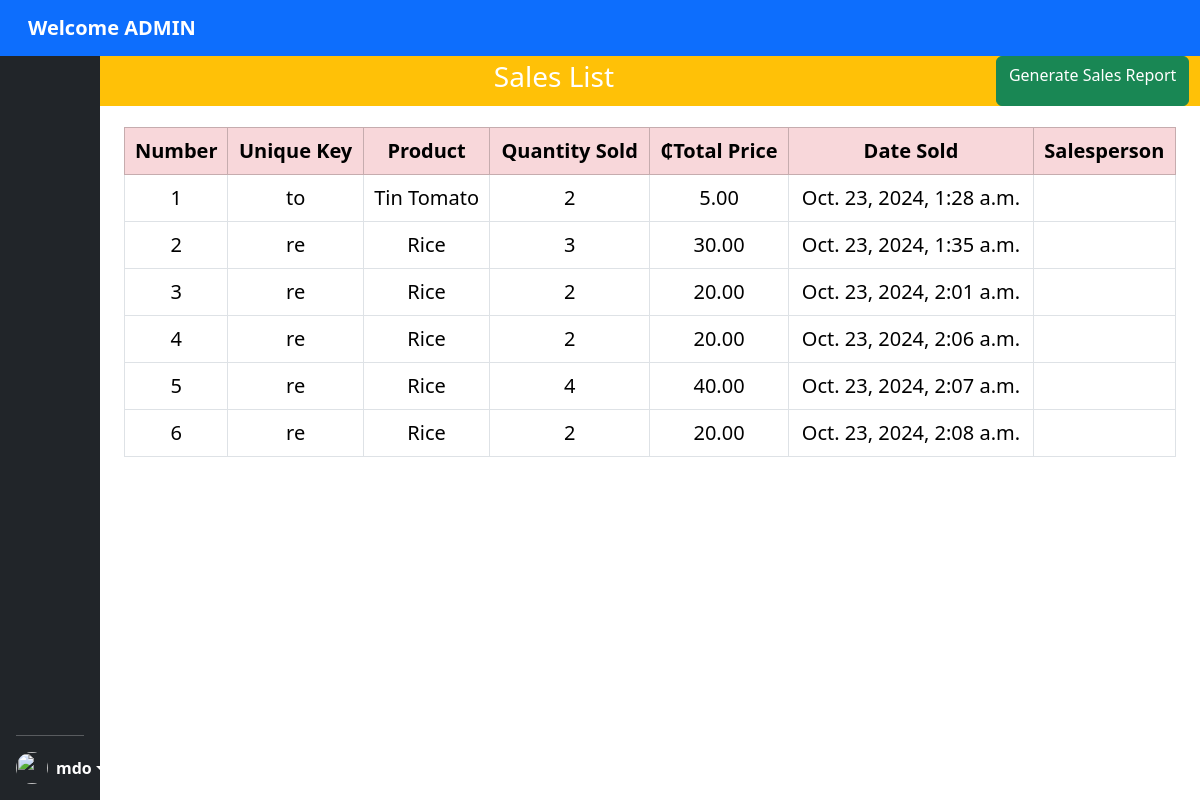
Before: /view-sales/ (signed in) with the older database file.
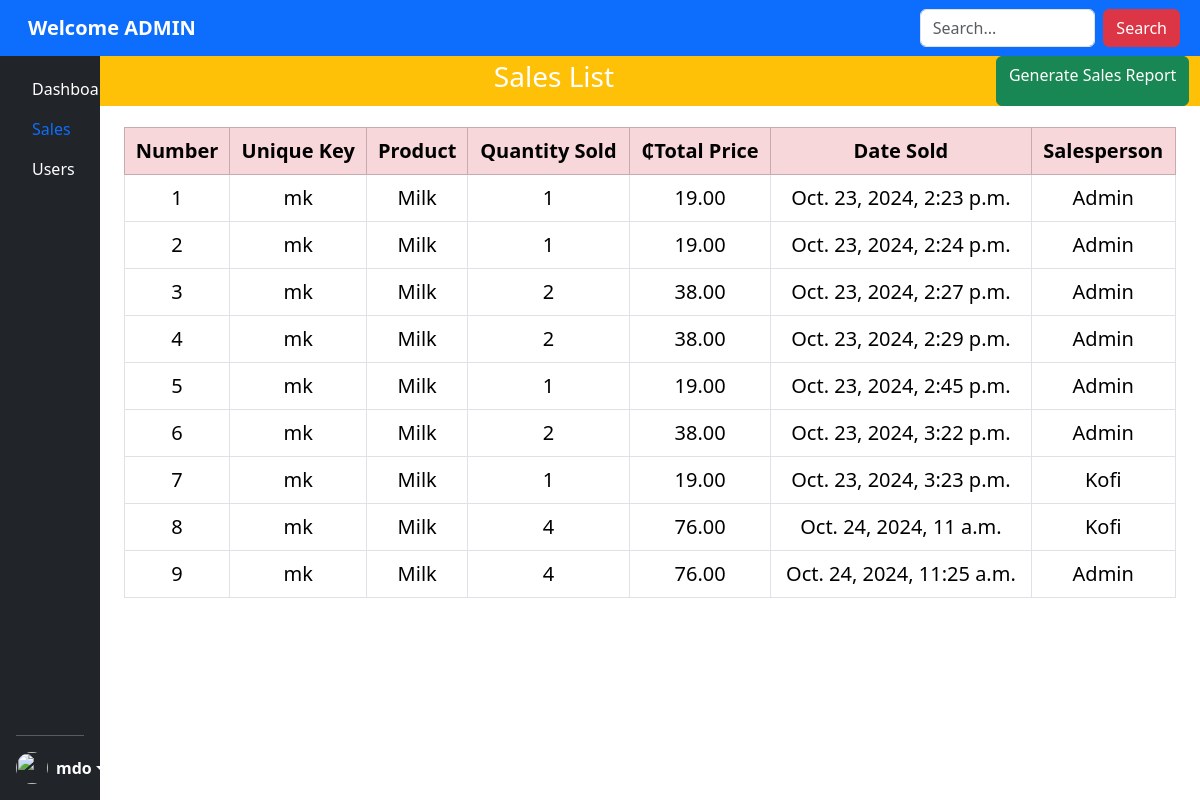
After: the same page with the newer database file.
### revision_app/models.py (models this page shows, shortened)
class Sale(models.Model):
    product = models.ForeignKey(Products, on_delete=models.CASCADE)
    quantity_sold = models.PositiveBigIntegerField()
    total_price = models.DecimalField(max_digits=10, decimal_places=2)
    salesperson = models.ForeignKey(User, on_delete=models.SET_NULL, null=True)  # Link the sale to a user
    date_sold = models.DateTimeField(default=timezone.now)
    unique_key = models.CharField(
        max_length=2,
        blank=True,
        editable=False
    )
    class Meta:
        verbose_name = 'Sale'
        verbose_name_plural = 'Sales'

class Products(models.Model):
    product_name = models.CharField(max_length=200, db_index=True)
    price = models.DecimalField(max_digits=10, decimal_places=2, db_index=True)
    stock = models.PositiveBigIntegerField(default=0, db_index=True)
    unique_key = models.CharField(
        max_length=2,
        blank=True,
        editable=False,
        unique=True
    )
    def __str__(self):
        return self.product_name
    class Meta:
        verbose_name_plural = 'Products'
        ordering = ['product_name']

### revision_app/views.py (the view, shortened to what this page needs)
# urls.py: path('view-sales/', SalesListView.as_view(), name='view-sales'),
class SalesListView(LoginRequiredMixin, TemplateView):
    template_name = 'revision_app/sales.html'  # Template where products and sales will be displayed
    def get_context_data(self, **kwargs):
        context = super().get_context_data(**kwargs)
        sales = Sale.objects.all()
        products = Products.objects.all()
        search_input = self.request.GET.get('q', '').strip()
        context['products'] = products
        context['sales'] = sales
        return context

### revision_app/templates/revision_app/sales.html (shortened to what this page needs)
{% extends 'revision_app/main.html' %}
{% load static %}
{% block content %}
<div class="container-fluid my-0 position-relative mx-0 px-0" style="padding-top: 56px; z-index: 1;">
<div class="container-fluid mx-0 px-0 w-100">
<div class="row">
<div class="d-flex mb-6 bg-warning justify-content-between text-align-center position-fixed" style="z-index: 1050; width: 91.78%;">
    <h3 class="text-center text-white d-flex py-1">Sales List</h3>
    <a href="{% url 'generate_pdf' %}" class="btn btn-success">Generate Sales Report</a>
</div></div>
<div class="container-fluid" style="padding-top: 55px;">
<table class="table table-bordered my-3 w-100 text-center fs-5">
    <thead>
        <tr class="table-danger">
            <th>Number</th>
            <th>Unique Key</th>
            <th>Product</th>
            <th>Quantity Sold</th>
            <th>&#8373;Total Price</th>
            <th>Date Sold</th>
            <th>Salesperson</th>
        </tr>
    </thead>
    <tbody>
        {% for sale in sales %}
        <tr>
            <td>{{ forloop.counter }}</td>
            <td>{{ sale.unique_key }}</td>
            <td>{{ sale.product }}</td>
            <td>{{ sale.quantity_sold }}</td>
            <td>{{ sale.total_price|floatformat:2 }}</td>
            <td>{{ sale.date_sold }}</td>
            <td>{{ sale.salesperson.username|capfirst }}
        </tr>
        {% empty %}
        <tr>
            <td colspan="6">No sales available.</td>
        </tr>
        {% endfor %}
    </tbody>
</table></div>
</div>
</div>
{% endblock %}

### revision_app/templates/revision_app/main.html (shortened to what this page needs)
{% load static %}
<!DOCTYPE html>
<html lang="en">
<head>
    <link rel="stylesheet" href="{% static 'css/bootstrap.css'  %}">
</head>
<body class="overflow-x-hidden">
        <div class="container-fluid p-6">
        <div class="row">
            <div class="col-1 px-0" >
                <div class=" text-start d-flex flex-column justify-content-between flex-shrink-0 p-3 text-white bg-dark position-fixed" style="height: 100vh; width: 8.33333333%;">
        <ul class="nav flex-column mb-auto" style="padding-top: 20px;">
          <li class="nav-item">
            <li>
              {% if request.user.groups.exists %}
            {% if request.user.groups.all.0.name == "admin" %}
              <a href="{% url 'dashboard' %}" class="nav-link text-white">
                Dashboard
                {% endif %}
                {% endif %}
              </a>
            </li>
          <li>
            {% if request.user.groups.exists %}
            {% if request.user.groups.all.0.name == "admin" %}
                <a href="{% url 'view-sales' %}" class="nav-link active">
              Sales
            {% endif %}
            {% endif %}
            </a>
          </li>
          <li>
            {% if request.user.groups.exists %}
            {% if request.user.groups.all.0.name == "admin" %}
            <a href="{% url 'user' %}" class="nav-link text-white">
              Users
            {% endif %}
            {% endif %}
            </a>
          </li>
        </ul>
        <hr>
        <div class="dropdown">
          <a href="#" class="d-flex align-items-center text-white text-decoration-none dropdown-toggle" id="dropdownUser1" data-bs-toggle="dropdown" aria-expanded="false">
            <img src="https://github.com/mdo.png" alt="" width="32" height="32" class="rounded-circle me-2">
            <strong>mdo</strong>
          </a>
        </div>
      </div></div>
<div class="col-11 p-0">
    <div class="container-fluid w-100 px-0 position-fixed"  style="z-index: 1050">
    <nav class="navbar navbar-expand-sm bg-primary navbar-dark fixed-top">
        <div class="container-fluid">
          <a class="navbar-brand ms-3" href="#">
            <strong>Welcome {{request.user.username|upper}}</strong></a>
        </div>
        {% if request.user.groups.exists %}
            {% if request.user.groups.all.0.name == "admin" %}
        <form method="GET" action="" class="bd-search  ms-6 d-flex justify-content-between" style="margin-right: 20px;">
          <input class="form-control me-2" type="text" name="q" placeholder="Search..." value="{{search_input}}">
          <button type="submit" class="btn btn btn-danger">Search</button>
      </form>
      {% endif %}
            {% endif %}
      </nav>
    </div>
      <div class="container-fluid">
    {% block content %}
    {% endblock %}</div>
</div>
</div>
</div>
</body>
</html>

Changed rows visible on the page:
removed Sale: unique_key "to", product "Tin Tomato", quantity_sold "2", total_price "5.00", date_sold "Oct. 23, 2024, 1:28 a.m."
removed Sale: unique_key "re", product "Rice", quantity_sold "3", total_price "30.00", date_sold "Oct. 23, 2024, 1:35 a.m."
removed Sale: unique_key "re", product "Rice", quantity_sold "2", total_price "20.00", date_sold "Oct. 23, 2024, 2:01 a.m."
removed Sale: unique_key "re", product "Rice", quantity_sold "2", total_price "20.00", date_sold "Oct. 23, 2024, 2:06 a.m."
removed Sale: unique_key "re", product "Rice", quantity_sold "4", total_price "40.00", date_sold "Oct. 23, 2024, 2:07 a.m."
removed Sale: unique_key "re", product "Rice", quantity_sold "2", total_price "20.00", date_sold "Oct. 23, 2024, 2:08 a.m."
added Sale: unique_key "mk", product "Milk", quantity_sold "1", total_price "19.00", date_sold "Oct. 23, 2024, 2:23 p.m.", salesperson.username "Admin"
added Sale: unique_key "mk", product "Milk", quantity_sold "1", total_price "19.00", date_sold "Oct. 23, 2024, 2:24 p.m.", salesperson.username "Admin"
added Sale: unique_key "mk", product "Milk", quantity_sold "2", total_price "38.00", date_sold "Oct. 23, 2024, 2:27 p.m.", salesperson.username "Admin"
added Sale: unique_key "mk", product "Milk", quantity_sold "2", total_price "38.00", date_sold "Oct. 23, 2024, 2:29 p.m.", salesperson.username "Admin"
added Sale: unique_key "mk", product "Milk", quantity_sold "1", total_price "19.00", date_sold "Oct. 23, 2024, 2:45 p.m.", salesperson.username "Admin"
added Sale: unique_key "mk", product "Milk", quantity_sold "2", total_price "38.00", date_sold "Oct. 23, 2024, 3:22 p.m.", salesperson.username "Admin"
added Sale: unique_key "mk", product "Milk", quantity_sold "1", total_price "19.00", date_sold "Oct. 23, 2024, 3:23 p.m.", salesperson.username "Kofi"
added Sale: unique_key "mk", product "Milk", quantity_sold "4", total_price "76.00", date_sold "Oct. 24, 2024, 11 a.m.", salesperson.username "Kofi"
added Sale: unique_key "mk", product "Milk", quantity_sold "4", total_price "76.00", date_sold "Oct. 24, 2024, 11:25 a.m.", salesperson.username "Admin"
Other visible differences:
text now shown: "Dashboard Sales Users Search"
